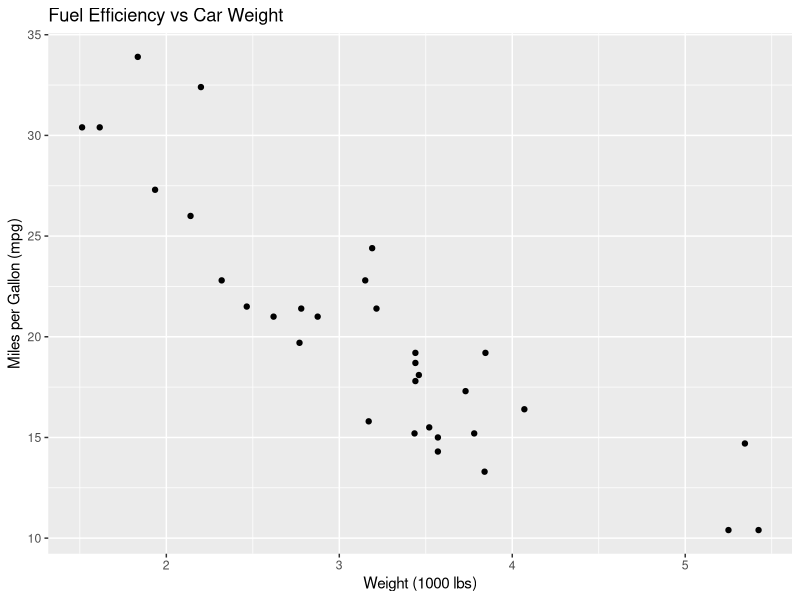

This chart was generated by the following R code:
## ---- chunk 1
#| echo: true
library(tidyverse)

head(mtcars)
## ---- chunk 2
#| echo: true
cars <- mtcars |>
as_tibble() |>
select(mpg, wt, cyl)

cars

## ---- chunk 3
#| echo: true
ggplot(cars, aes(x = wt, y = mpg)) +
geom_point() +
labs(
title = "Fuel Efficiency vs Car Weight",
x = "Weight (1000 lbs)",
y = "Miles per Gallon (mpg)"
)

## ---- chunk 4

## ---- chunk 5

## ---- chunk 6

